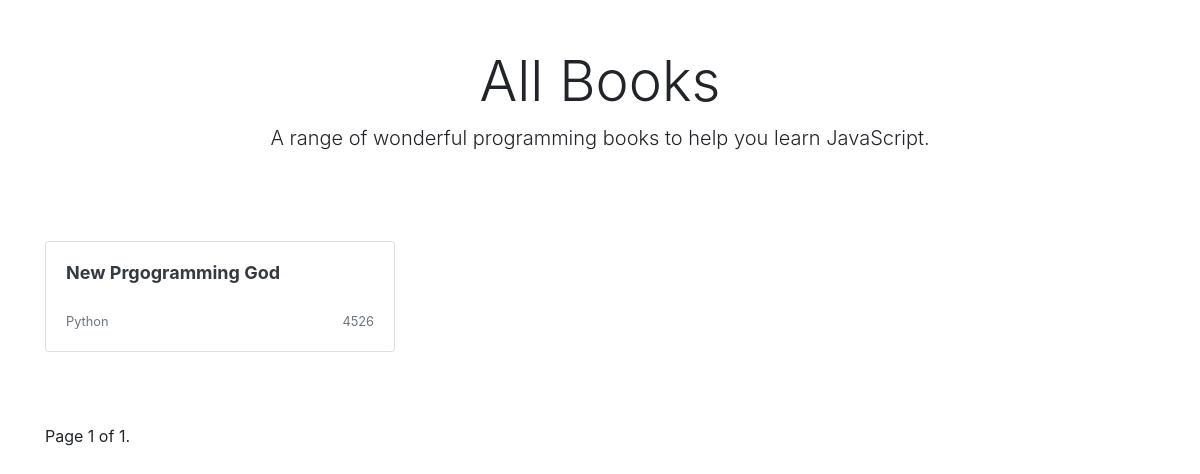
Screenshot of /books/g/Python with the database file from the repository.
### Books/models.py (models this page shows, shortened)
class Books(models.Model):
    title = models.CharField(max_length=100)
    slug = models.SlugField(null = True)
    genre = models.CharField(max_length=100)
    author = models.CharField(max_length=100)
    isbn = models.CharField(max_length=100)
    count = models.CharField(max_length=10)

### Books/views.py (the view)
# urls.py: path("g/<str:genre>", GenreView.as_view(), name=""),
class GenreView(ListView):
    model = Books
    template_name = 'home.html'
    context_object_name = 'books'
    paginate_by = 4
    def get_queryset(self):
        return Books.objects.filter(genre__icontains = self.kwargs.get('genre'))

### MyClass/templates/home.html (shortened to what this page needs)
{% extends "base.html" %}
    {% block content %}
    <div class="container">
        <div class="px-3 py-3 pt-md-5 pb-md-4 mx-auto text-center">
            <h1 class="display-4">All Books</h1>
            <p class="lead">A range of wonderful programming books to help you learn JavaScript.</p>
        </div>
        <div class="py-5">
            <div class="row">
                {% for book in books %}
                <div class="col-md-4">
                    <a class="text-dark" href="{% url 'Books:book-detail' slug=book.slug %}">
                        <div class="card mb-4 box-shadow">
                            <div class="card-body">
                                <h2 style="font-size:18px;font-weight:bold;min-height:42px;">
                                    {{book.title|truncatechars:50}}</h2>
                                <div class="d-flex justify-content-between align-items-center">
                                    <small class="text-muted">{{book.genre}}</small>
                                    <small class="text-muted">{{book.isbn}}</small>
                                </div>
                            </div>
                        </div>
                    </a>
                </div>
                {% endfor %}
            </div>
        </div>
        <div class="row">
                <div class="col-12">
                    <span class="step-links">
                        <span class="current">
                            Page {{ page_obj.number }} of {{ page_obj.paginator.num_pages }}.
                        </span>
                    </span>
                </div>
            </div>
    </div>
    {% endblock %}

### rows the page displays
Books: title "New Prgogramming God", genre "Python", isbn "4526"

### other values shown
{{ page_obj.number }} "1"
{{ page_obj.paginator.num_pages }} "1"
